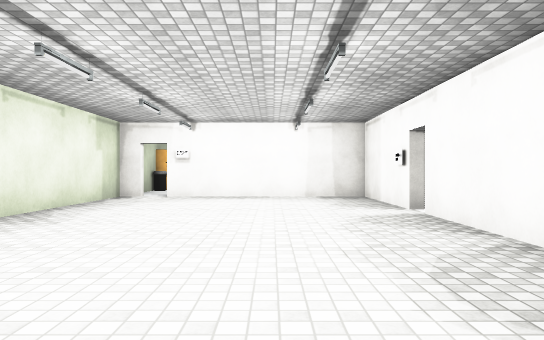
view 1 (above)

13 first-person views from a walk through a scene from a Unity 3-D project. The camera is 1.3 m above the floor, looks level and sees 70° across. Doors are open. The floor is counted in squares, 2 m on a side. Each view is taken from the middle of a square. On the plan, view 1 faces up. The plan holds only what a view shows up to about 11 squares ahead; the rest is blank. The place goes on beyond the plan. The player is left out. Some animated figures are not drawn. Some surface patterns are stand-ins.

view 2
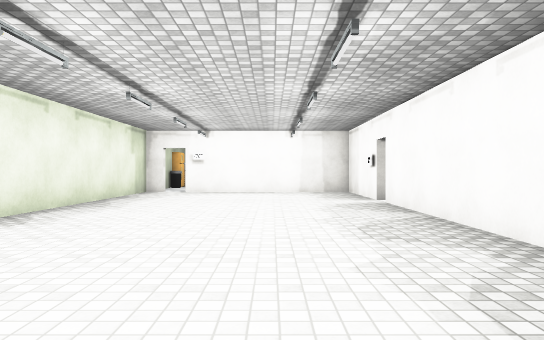

view 3
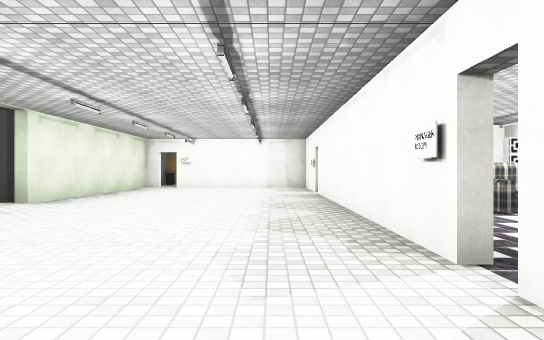

view 4
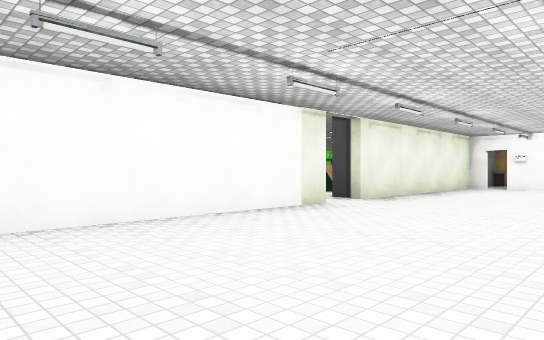

view 5
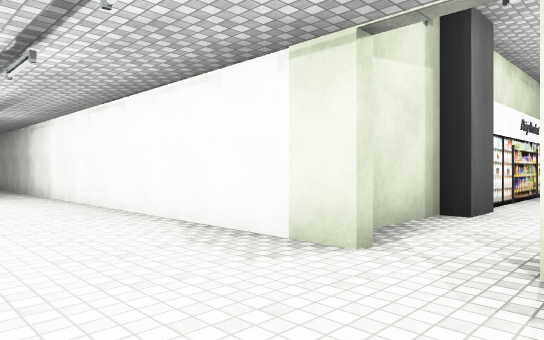

view 6
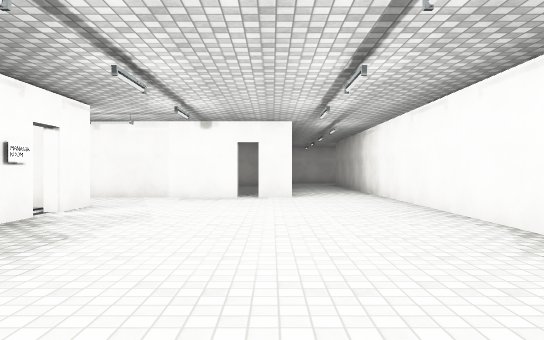

view 7
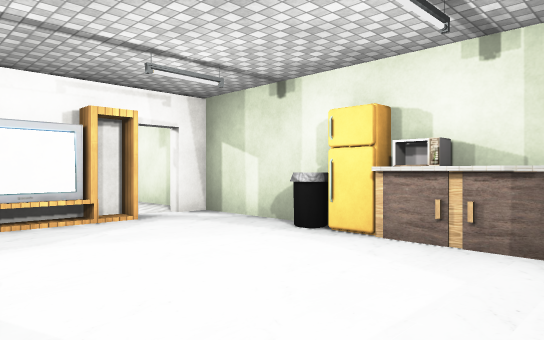

view 8
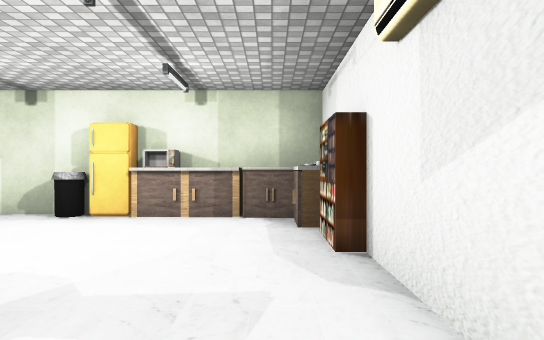

view 9
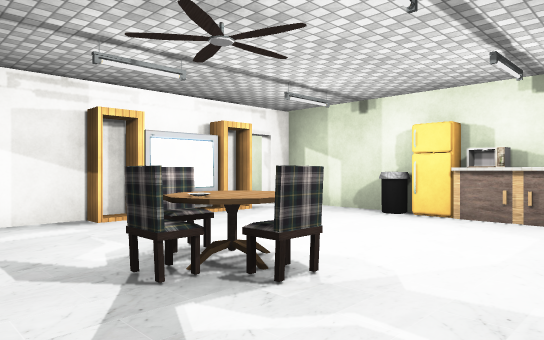

view 10
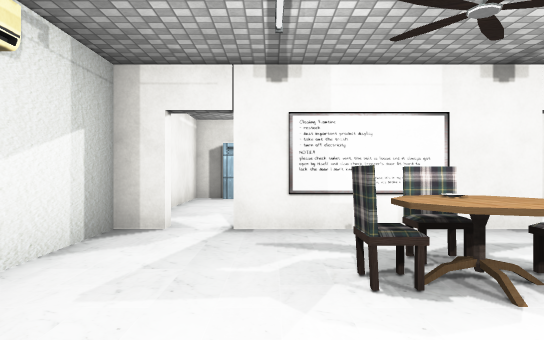

view 11
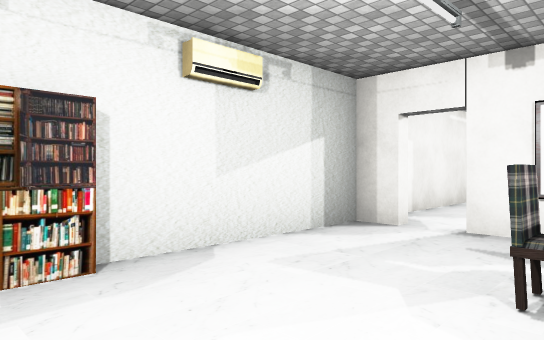

view 12
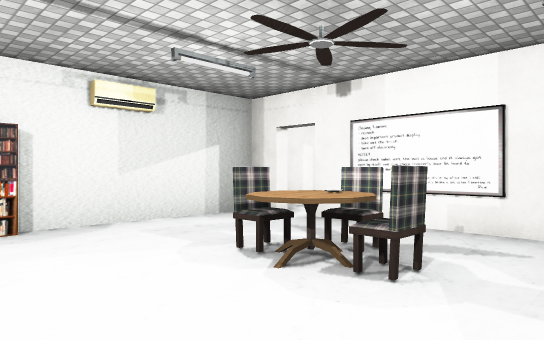

view 13
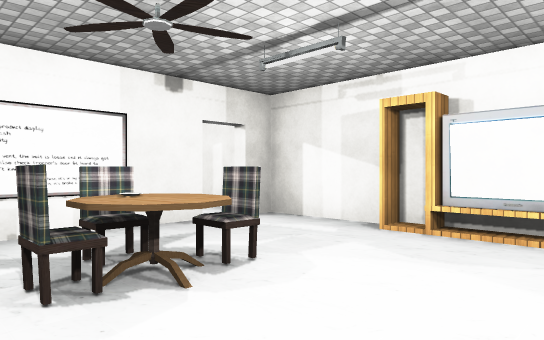

### Floor plan
Points are (right, up) in squares from view 1. A wall is a line through its corners. A room is listed if a view was taken in it or the views show most of it. See-through windows are left out.
Room 1 (views 1, 2, 3, 4, 5, 6)
walls: (-3.7, 1.2) (-3.7, -9.9); (2.3, -1.6) (2.3, 5.9); (2.3, -4) (2.3, -2.9); (-1.5, -6.2) (-0.6, -6.2); (-0.2, -6.2) (3.4, -6.2); (2.3, 7.4) (2.3, 9.5) (-0.5, 9.5); (-3.1, 9.5) (-3.7, 9.5) (-3.7, 2.5)
ways out: open door at (-3, 10) to room 2; opening at (-4, 2); open door at (-0.5, -6); open door at (2.5, 6); open door at (2.7, -2.7)
objects: plank (2, -2)
Room 2 (views 7, 8, 9, 10, 11, 12, 13)
walls: (0, 12.3) (0, 13.5) (0.4, 13.5) (0.4, 13.2); (0, 12.2) (0.3, 12.2); (0.5, 13.4) (0, 13.4); (0.5, 12.1) (0, 12.1); (-3.7, 12.4) (-3.7, 9.7) (-3.1, 9.7); (-3.4, 14.6) (-3.4, 13.5); (-0.5, 9.7) (2.3, 9.7); (2.3, 11) (2.3, 14.5); (-3.7, 15.8) (-3.7, 13.6); (2.3, 15.1) (2.3, 15.7) (-1.1, 15.7)
low walls: (0, 12.4) (0.5, 12.4); (0.4, 13.2) (0, 13.2); (0.5, 12.3) (0.1, 12.3) (-0.3, 12.6) (-0.1, 13.2) (0.5, 13.2)
ways out: open door at (-3, 10) to room 1; opening at (3, 15)
objects: other object (-3, 12); sink (-3, 15); other object (-3, 16); other object (-2, 10); bookshelf (-2, 16); TV (-1, 10); other object (1, 13)

Where each view was taken, in squares from view 1:
view 1: 0 up, 0 right, facing up
view 2: 2 down, 0 right, facing up
view 3: 5 down, 1 right, facing up
view 4: 5 down, 1 right, facing up-left
view 5: 3 up, 1 left, facing down-left
view 6: 3 up, 1 left, facing down
view 7: 15 up, 0 right, facing down-left
view 8: 15 up, 2 right, facing left
view 9: 15 up, 2 right, facing down-left
view 10: 14 up, 2 left, facing right
view 11: 13 up, 2 left, facing up-right
view 12: 11 up, 2 left, facing up-right
view 13: 14 up, 2 left, facing down-right
